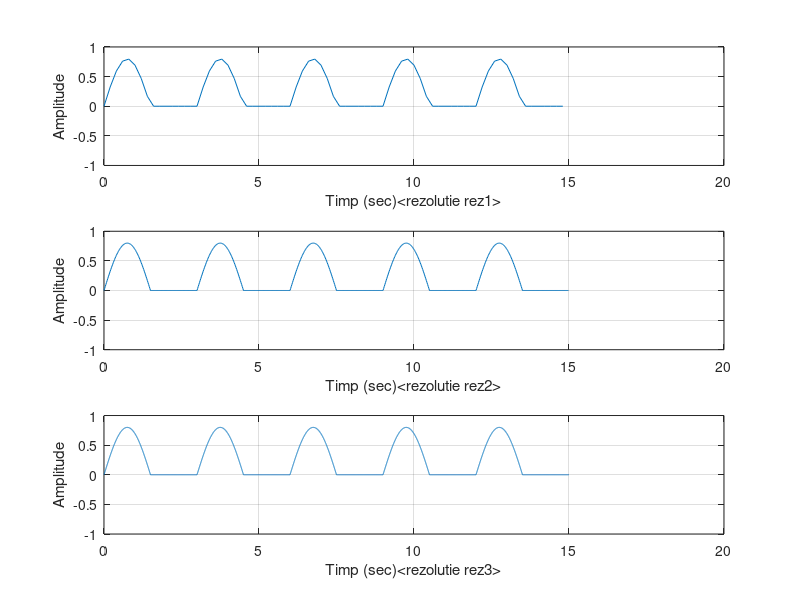

The MATLAB source for this figure:
%Tema 1
%EX 4 


T=15;                  %aceasta este durata ce va fi afisata din semnal in secunde
T0= 3 ;                %perioada dintre doua maxime ale semnalului
rez1 = 0.2;            % rezolutie tomporala pentru 200 ms
rez2 = 0.02;           %rezolutie temporala pt 20 ms
rez3 = 0.002;          % rezolutie temporala pt 2 ms

% creearea semnalului cu rezolutia rez1 


N1= round(T/rez1);     % marim perioada T astefl incat sa avem un semnal cat mai detaliat
t1=rez1*(0:N1-1);      %impartim perioada T in foarte multe puncte astfel incat semnalul sa fie 
                       %cat mai real si in acelasi timp convetim T-ul inapoi pt a
                       %ramane cu lngimea 10
F0=1/T0;               %frecventa semnalului


SemnalMonoalternant1 = [];
SemnalMonoalternant1 = 0.8 *sin(2*pi*F0*t1);      %salvam valorile semnalului neredresat intr-un vector

for i = 1:1:length(SemnalMonoalternant1)          %in for se face redrasarea, cand semnalul are valori negaive ele devin 0
    
    if SemnalMonoalternant1(i) < 0
    SemnalMonoalternant1(i) = 0;
    end
    
end  

subplot(3,1,1),plot(t1,SemnalMonoalternant1),grid, ylim([-1 1]),xlabel('Timp (sec)<rezolutie rez1>') ,ylabel('Amplitude')



%creearea semnalului cu rezolutie rez2


N2= round(T/rez2);  
t2=rez2*(0:N2-1);   
                 
                
SemnalMonoalternant2 = [];
SemnalMonoalternant2 = 0.8 *sin(2*pi*F0*t2);

for i = 1:1:length(SemnalMonoalternant2)
    
    if SemnalMonoalternant2(i) < 0
    SemnalMonoalternant2(i) = 0;
    end
    
end  

subplot(3,1,2),plot(t2,SemnalMonoalternant2),grid, ylim([-1 1]),xlabel('Timp (sec)<rezolutie rez2>') ,ylabel('Amplitude')




%creearea semnalului cu rezolutie rez 3


N3= round(T/rez3);  
t3=rez3*(0:N3-1);    
                
SemnalMonoalternant3 = [];
SemnalMonoalternant3 = 0.8 *sin(2*pi*F0*t3);

for i = 1:1:length(SemnalMonoalternant3)
    
    if SemnalMonoalternant3(i) < 0
    SemnalMonoalternant3(i) = 0;
    end
    
end  

subplot(3,1,3), plot(t3,SemnalMonoalternant3),grid, ylim([-1 1]),xlabel('Timp (sec)<rezolutie rez3>') ,ylabel('Amplitude')
